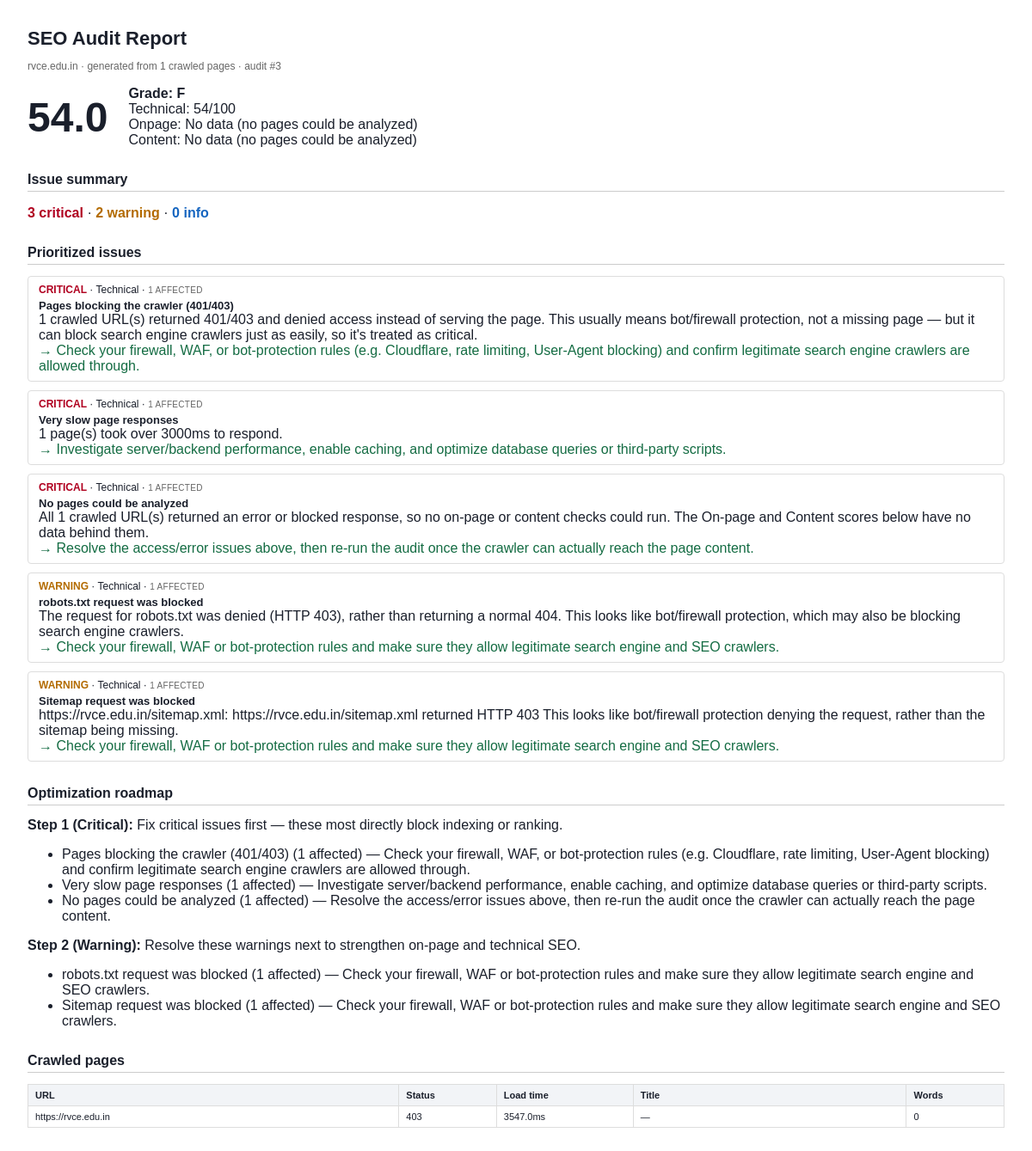
The page /audits/3/report.html on the database its author committed.
### tables this page shows
CREATE TABLE audits (
    id INTEGER PRIMARY KEY AUTOINCREMENT,
    root_url TEXT NOT NULL,
    status TEXT NOT NULL DEFAULT 'running',
    started_at REAL NOT NULL,
    finished_at REAL,
    pages_crawled INTEGER DEFAULT 0,
    max_pages INTEGER DEFAULT 0,
    overall_score REAL,
    category_scores TEXT,
    error TEXT
);

CREATE TABLE issues (
    id INTEGER PRIMARY KEY AUTOINCREMENT,
    audit_id INTEGER NOT NULL REFERENCES audits(id) ON DELETE CASCADE,
    category TEXT NOT NULL,
    severity TEXT NOT NULL,
    title TEXT NOT NULL,
    description TEXT NOT NULL,
    recommendation TEXT NOT NULL,
    page_url TEXT,
    affected_count INTEGER DEFAULT 1
);

CREATE TABLE pages (
    id INTEGER PRIMARY KEY AUTOINCREMENT,
    audit_id INTEGER NOT NULL REFERENCES audits(id) ON DELETE CASCADE,
    url TEXT NOT NULL,
    status_code INTEGER,
    redirect_chain TEXT,
    load_time_ms REAL,
    title TEXT,
    meta_description TEXT,
    h1_count INTEGER,
    word_count INTEGER,
    canonical TEXT,
    is_indexable INTEGER,
    internal_links INTEGER,
    external_links INTEGER,
    broken_links INTEGER,
    missing_alt_count INTEGER,
    images_count INTEGER,
    content_hash TEXT
);

### seoscope/app.py (the view)
@app.get("/audits/{audit_id}/report.html", response_class=HTMLResponse)
def audit_report_html(request: Request, audit_id: int):
    audit = db.get_audit(audit_id)
    if not audit or audit["status"] != "completed":
        return HTMLResponse("Audit not available", status_code=404)
    context = _dashboard_context(request, audit)
    return templates.TemplateResponse("report.html", context)

### templates/report.html (shortened to what this page needs)
<!doctype html>
<html lang="en">
<head>
</head>
<body>
  <h1>SEO Audit Report</h1>
  <p class="muted">{{ audit.root_url }} &middot; generated from {{ audit.pages_crawled }} crawled pages &middot; audit #{{ audit.id }}</p>
  <div class="score-block">
    <div class="score-number">{{ audit.overall_score }}</div>
    <div>
      <div><strong>Grade: {{ audit.overall_score | grade }}</strong></div>
      {% for cat, score in category_scores.items() %}
      <div>{{ cat|capitalize }}: {{ (score ~ '/100') if score is not none else 'No data (no pages could be analyzed)' }}</div>
      {% endfor %}
    </div>
  </div>
  <h2>Issue summary</h2>
  <p>
    <span class="sev-critical">{{ severity_counts.critical }} critical</span> &middot;
    <span class="sev-warning">{{ severity_counts.warning }} warning</span> &middot;
    <span class="sev-info">{{ severity_counts.info }} info</span>
  </p>
  <h2>Prioritized issues</h2>
  {% for issue in issues %}
  <div class="issue-card">
    <div class="issue-head">
      <span class="sev-{{ issue.severity }}">{{ issue.severity|upper }}</span>
      &middot; {{ issue.category|capitalize }}
      &middot; <span class="issue-meta">{{ issue.affected_count }} affected</span>
    </div>
    <div class="issue-title"><strong>{{ issue.title }}</strong></div>
    <div>{{ issue.description }}</div>
    <div class="recommendation">→ {{ issue.recommendation }}</div>
  </div>
  {% endfor %}
  <h2>Optimization roadmap</h2>
  {% for step in roadmap %}
  <div class="roadmap-step">
    <strong>Step {{ step.step }} ({{ step.severity|capitalize }}):</strong> {{ step.intro }}
    <ul>
      {% for action in step.actions %}
      <li>{{ action.title }} ({{ action.affected_count }} affected) — {{ action.recommendation }}</li>
      {% endfor %}
    </ul>
  </div>
  {% endfor %}
  <h2>Crawled pages</h2>
  <table class="pages-table">
    <colgroup>
      <col width="38%"><col width="10%"><col width="14%"><col width="28%"><col width="10%">
    </colgroup>
    <thead><tr>
      <th>URL</th><th>Status</th><th>Load time</th><th>Title</th><th>Words</th>
    </tr></thead>
    <tbody>
      {% for p in pages %}
      <tr>
        <td>{{ p.url }}</td>
        <td>{{ p.status_code or 'error' }}</td>
        <td>{{ (p.load_time_ms or 0) | round(0) }}ms</td>
        <td>{{ p.title or '—' }}</td>
        <td>{{ p.word_count or 0 }}</td>
      </tr>
      {% endfor %}
    </tbody>
  </table>
</body>
</html>

### templates/report.html (style rules this page uses)
body { font-family: Helvetica, Arial, sans-serif; color: #1a1f2b; margin: 32px; }
h1 { font-size: 22px; margin-bottom: 4px; }
h2 { font-size: 16px; border-bottom: 1px solid #ccc; padding-bottom: 4px; margin-top: 28px; }
.muted { color: #666; font-size: 12px; }
.score-block { display: flex; align-items: center; gap: 24px; margin: 16px 0; }
.score-number { font-size: 48px; font-weight: bold; }
table { width: 100%; border-collapse: collapse; margin-top: 8px; font-size: 11px; }
th, td { border: 1px solid #ddd; padding: 6px 8px; text-align: left; vertical-align: top; }
th { background: #f2f4f7; }
.sev-critical { color: #b00020; font-weight: bold; }
.sev-warning { color: #b36b00; font-weight: bold; }
.sev-info { color: #1565c0; font-weight: bold; }
.roadmap-step { margin-top: 12px; }
.recommendation { color: #146c43; }
.issue-card { border: 1px solid #ddd; border-radius: 4px; padding: 8px 12px; margin-top: 10px; }
.issue-head { font-size: 12px; margin-bottom: 4px; }
.issue-title { font-size: 13px; }
.issue-meta { color: #666; font-size: 10px; text-transform: uppercase; letter-spacing: 0.3px; }

### rows shown on the page
audits: root_url "rvce.edu.in", pages_crawled "1", id "3", overall_score "54.0", overall_score|grade "F"
issues: severity "CRITICAL", category "Technical", affected_count "1", title "Pages blocking the crawler (401/403)", description "1 crawled URL(s) returned 401/403 and denied access instead of serving the page. This usually means bot/firewall protection, not a missing page — but it can block search engine crawlers just as easily, so it's treated as critical.", recommendation "Check your firewall, WAF, or bot-protection rules (e.g. Cloudflare, rate limiting, User-Agent blocking) and confirm legitimate search engine crawlers are allowed through."
issues: severity "CRITICAL", category "Technical", affected_count "1", title "Very slow page responses", description "1 page(s) took over 3000ms to respond.", recommendation "Investigate server/backend performance, enable caching, and optimize database queries or third-party scripts."
issues: severity "CRITICAL", category "Technical", affected_count "1", title "No pages could be analyzed", description "All 1 crawled URL(s) returned an error or blocked response, so no on-page or content checks could run. The On-page and Content scores below have no data behind them.", recommendation "Resolve the access/error issues above, then re-run the audit once the crawler can actually reach the page content."
issues: severity "WARNING", category "Technical", affected_count "1", title "robots.txt request was blocked", description "The request for robots.txt was denied (HTTP 403), rather than returning a normal 404. This looks like bot/firewall protection, which may also be blocking search engine crawlers.", recommendation "Check your firewall, WAF or bot-protection rules and make sure they allow legitimate search engine and SEO crawlers."
issues: severity "WARNING", category "Technical", affected_count "1", title "Sitemap request was blocked", description "https://rvce.edu.in/sitemap.xml: https://rvce.edu.in/sitemap.xml returned HTTP 403 This looks like bot/firewall protection denying the request, rather than the sitemap being missing.", recommendation "Check your firewall, WAF or bot-protection rules and make sure they allow legitimate search engine and SEO crawlers."
pages: url "https://rvce.edu.in", status_code "403", load_time_ms "3547.0", title "—", broken_links "0"

### other values the page prints
{{ cat|capitalize }} "Technical" "Onpage" "Content"
{{ severity_counts.critical }} "3"
{{ severity_counts.warning }} "2"
{{ severity_counts.info }} "0"
{{ step.step }} "1" "2"
{{ step.severity|capitalize }} "Critical" "Warning"
{{ step.intro }} "Fix critical issues first — these most directly block indexing or ranking." "Resolve these warnings next to strengthen on-page and technical SEO."
